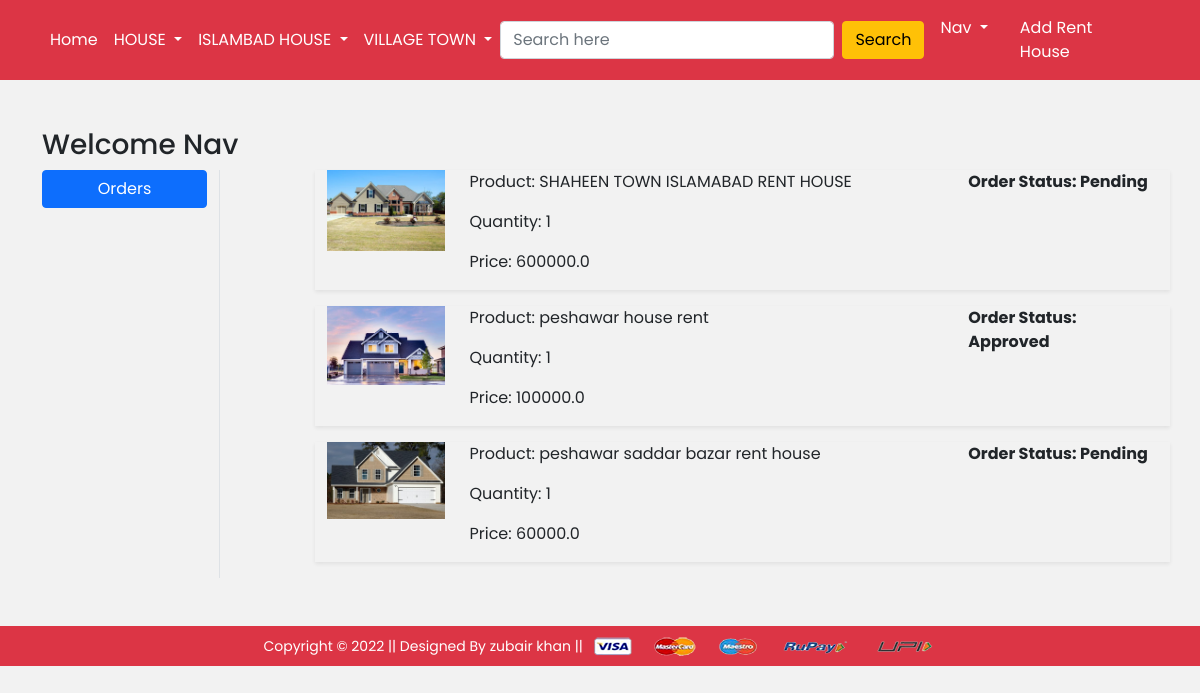
Page /orders/ (signed in) on the committed database.
### app/models.py (models this page shows, shortened)
class OrderPlaced(models.Model):
    user = models.ForeignKey(User, on_delete=models.CASCADE)
    customer = models.ForeignKey(Customer, on_delete=models.CASCADE)
    product = models.ForeignKey(Product, on_delete=models.CASCADE)
    quantity = models.PositiveIntegerField(default=1)
    ordered_date = models.DateTimeField(auto_now_add=True)
    status = models.CharField(
        max_length=50, choices=STATUS_CHOICES, default='Pending')
    @property
    def total_cost(self):
        return self.quantity * self.product.discounted_price

class Product(models.Model):
    title = models.CharField(max_length=100)
    selling_price = models.FloatField()
    discounted_price = models.FloatField()
    description = models.TextField()
    brand = models.CharField(max_length=100)
    category = models.CharField(choices=CATEGORY_CHOICES, max_length=2)
    product_image = models.ImageField(upload_to='productimg')

### app/views.py (the view)
# urls.py: path('orders/', views.orders, name='orders'),
@login_required
def orders(request):
    op = OrderPlaced.objects.filter(user=request.user)
    return render(request, 'app/orders.html', {'order_placed':op })

### app/templates/app/orders.html (shortened to what this page needs)
{% extends 'app/base.html' %} {% load static %}  {% block main-content %}
<div class="container my-5">
  <div class="row">
    <h3>Welcome <span class="text-capitalize">{{request.user}}</span></h3>
    <div class="col-sm-2 border-end">
      <ul class="list-unstyled">
        <li class="d-grid">
          <a href="{% url 'orders' %}" class="btn btn-primary">Orders</a>
        </li>
      </ul>
    </div>
    <div class="col-sm-9 offset-sm-1">
      {% for op in order_placed %}
      <div class="row shadow-sm mb-3">
        <div class="col-sm-2">
          <img
            src="{{op.product.product_image.url}}"
            alt=""
            srcset=""
            class="img-fluid"
            height="150"
            width="150"
          />
        </div>
        <div class="col-sm-7">
          <p>Product: {{op.product.title}}</p>
          <p>Quantity: {{op.quantity}}</p>
          <p>Price: {{op.total_cost}}</p>
        </div>
        <div class="col-sm-3 fw-bold">
          <p>Order Status: {{op.status}}</p>
        </div>
      </div>
      {% endfor %}
    </div>
  </div>
</div>
{% endblock main-content %}

### app/templates/app/base.html (shortened to what this page needs)
<!DOCTYPE html>
{% load static %}
<html lang="en">
  <head>
    <link rel="stylesheet" href="{% static 'app/css/allll.min.css' %} " />
    <link
      rel="stylesheet"
      href="{% static 'app/css/oowl.carousel.min.css' %}"
    />
    <link
      rel="stylesheet"
      href="https://pro.fontawesome.com/releases/v5.10.0/css/all.css"
    />
    <link rel="stylesheet" href="{% static 'app/css/fontawesome.min.css' %}" />
    <link rel="stylesheet" href="{% static 'app/css/style.css' %}" />
  </head>
  <body>
    <nav class="navbar navbar-expand-lg navbar-dark bg-danger" id="nav">
      <div class="container">
        <div class="collapse navbar-collapse" id="navbarSupportedContent">
          <ul class="navbar-nav me-auto mb-2 mb-lg-0" id="nav-ul">
            <li class="nav-item">
              <a class="nav-link active" aria-current="page" href="/">Home</a>
            </li>
            <li class="nav-item dropdown">
              <a
                class="nav-link dropdown-toggle text-white"
                href="#"
                id="electronicsDropdown"
                role="button"
                data-bs-toggle="dropdown"
                aria-expanded="false"
              >
                HOUSE
              </a>
            </li>
            <li class="nav-item dropdown">
              <a
                class="nav-link dropdown-toggle text-white"
                href="#"
                id="electronicsDropdown"
                role="button"
                data-bs-toggle="dropdown"
                aria-expanded="false"
              >
                ISLAMBAD HOUSE
              </a>
            </li>
            <li class="nav-item dropdown">
              <a
                class="nav-link dropdown-toggle text-white"
                href="#"
                id="fashionDropdown"
                role="button"
                data-bs-toggle="dropdown"
                aria-expanded="false"
              >
                VILLAGE TOWN
              </a>
            </li>
          </ul>
          <form class="d-flex" action="/search">
            <input
              class="form-control me-2"
              type="search"
              placeholder="Search here"
              aria-label="Search"
              name="q"
            />
            <button class="btn btn-warning" type="submit">Search</button>
          </form>
          <div>
            <ul class="navbar-nav me-auto mb-2 mb-lg-0">
              {% if request.user.is_authenticated %}
              <li class="nav-item dropdown mx-2">
                <a
                  class="nav-link dropdown-toggle text-white"
                  href="#"
                  id="profileDropdown"
                  role="button"
                  data-bs-toggle="dropdown"
                  aria-expanded="false"
                >
                  {{request.user.username|capfirst}}
                </a>
              </li>
              <li class="nav-item mx-2">
                <a href="{% url 'showcart' %}" class="nav-link text-white"
                  > Add Rent
                  House
                </a>
              </li>
              {% endif %}
            </ul>
          </div>
        </div>
      </div>
    </nav>
     {% block main-content %} {% endblock main-content %}
    <footer class="container-fluid bg-danger text-center p-2 mt-5">
      <small class="text-white"
        >Copyright &copy; 2022 || Designed By zubair khan ||
      </small>
      <img
        src="{% static 'app/images/payment.png' %}"
        alt=""
        srcset=""
        class="img-fluid"
        height="2px"
      />
    </footer>
  </body>
</html>

### app/static/app/css/style.css (style rules this page uses)
* { margin: 0; padding: 0; user-select: none; box-sizing: border-box; font-family: "Poppins", sans-serif; }
body { background: #f2f2f2; }
#nav { background: #660033; }
#nav:after { content: ""; clear: both; display: table; }
#nav-ul { float: right; margin-right: 40px; list-style: none; position: relative; }

### rows in the picture
OrderPlaced: product.product_image (picture), product "SHAHEEN TOWN ISLAMABAD RENT HOUSE", quantity "1", total_cost "600000.0", status "Pending"
OrderPlaced: product.product_image (picture), product "peshawar house rent", quantity "1", total_cost "100000.0", status "Approved"
OrderPlaced: product.product_image (picture), product "peshawar saddar bazar rent house", quantity "1", total_cost "60000.0", status "Pending"

### other values in the picture
{{ request.user.username|capfirst }} "Nav"
{{ request.user }} "Nav"
